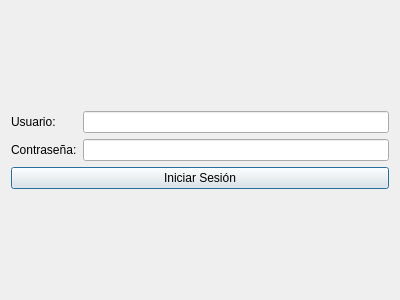
<?xml version="1.0" encoding="UTF-8"?>
<ui version="4.0">
 <class>Login</class>
 <widget class="QDialog" name="Login">
  <property name="geometry">
   <rect>
    <x>0</x>
    <y>0</y>
    <width>400</width>
    <height>300</height>
   </rect>
  </property>
  <property name="windowTitle">
   <string>Login</string>
  </property>
  <layout class="QVBoxLayout" name="verticalLayout">
   <item>
    <spacer name="verticalSpacer">
     <property name="orientation">
      <enum>Qt::Vertical</enum>
     </property>
     <property name="sizeHint" stdset="0">
      <size>
       <width>20</width>
       <height>40</height>
      </size>
     </property>
    </spacer>
   </item>
   <item>
    <layout class="QFormLayout" name="formLayout">
     <item row="0" column="0">
      <widget class="QLabel" name="label">
       <property name="text">
        <string>Usuario:</string>
       </property>
      </widget>
     </item>
     <item row="0" column="1">
      <widget class="QLineEdit" name="usernameInput"/>
     </item>
     <item row="1" column="0">
      <widget class="QLabel" name="label_2">
       <property name="text">
        <string>Contraseña:</string>
       </property>
      </widget>
     </item>
     <item row="1" column="1">
      <widget class="QLineEdit" name="passwordInput">
       <property name="echoMode">
        <enum>QLineEdit::Password</enum>
       </property>
      </widget>
     </item>
    </layout>
   </item>
   <item>
    <widget class="QPushButton" name="loginButton">
     <property name="text">
      <string>Iniciar Sesión</string>
     </property>
    </widget>
   </item>
   <item>
    <spacer name="verticalSpacer_2">
     <property name="orientation">
      <enum>Qt::Vertical</enum>
     </property>
     <property name="sizeHint" stdset="0">
      <size>
       <width>20</width>
       <height>40</height>
      </size>
     </property>
    </spacer>
   </item>
  </layout>
 </widget>
 <resources/>
 <connections/>
</ui>
